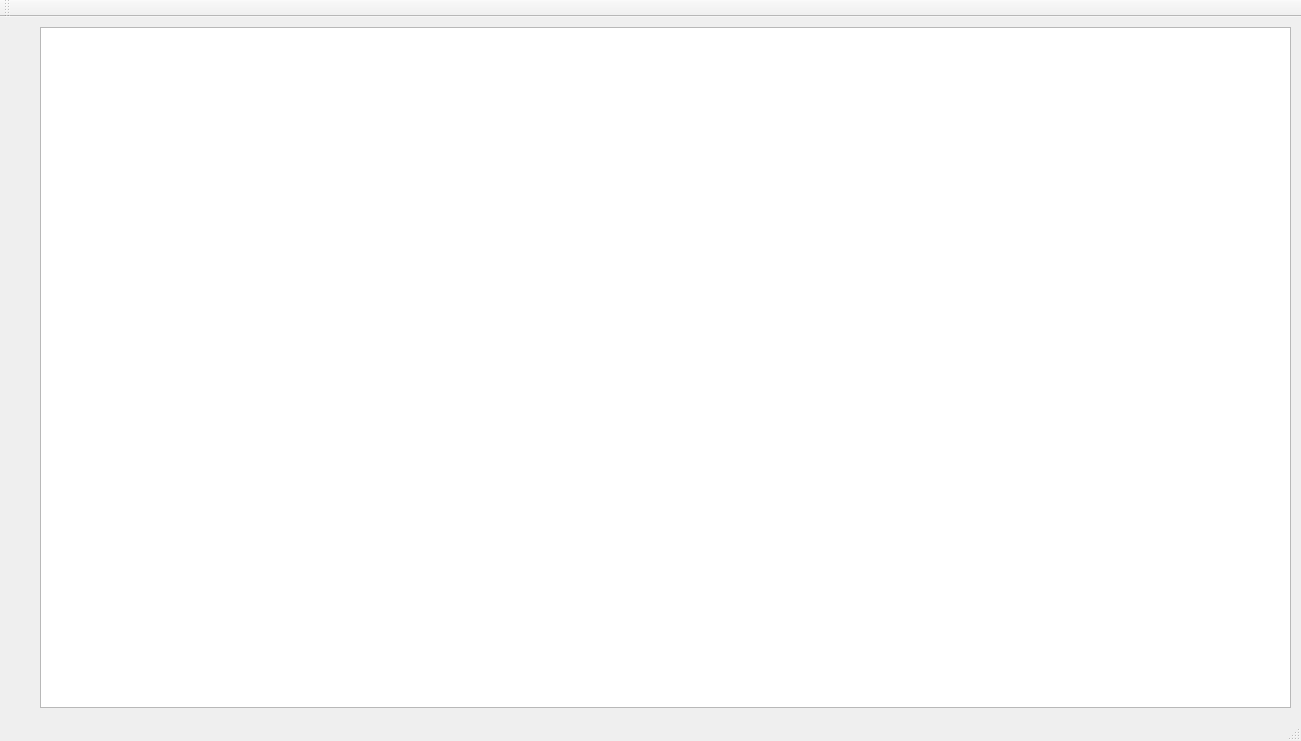
<?xml version="1.0" encoding="UTF-8"?>
<ui version="4.0">
 <class>MainWindow</class>
 <widget class="QMainWindow" name="MainWindow">
  <property name="geometry">
   <rect>
    <x>0</x>
    <y>0</y>
    <width>1301</width>
    <height>741</height>
   </rect>
  </property>
  <property name="windowTitle">
   <string>MainWindow</string>
  </property>
  <widget class="QWidget" name="centralWidget">
   <widget class="QGraphicsView" name="graphicsView">
    <property name="enabled">
     <bool>true</bool>
    </property>
    <property name="geometry">
     <rect>
      <x>40</x>
      <y>10</y>
      <width>1251</width>
      <height>681</height>
     </rect>
    </property>
    <property name="interactive">
     <bool>false</bool>
    </property>
   </widget>
  </widget>
  <widget class="QMenuBar" name="menuBar">
   <property name="geometry">
    <rect>
     <x>0</x>
     <y>0</y>
     <width>1301</width>
     <height>23</height>
    </rect>
   </property>
  </widget>
  <widget class="QToolBar" name="mainToolBar">
   <attribute name="toolBarArea">
    <enum>TopToolBarArea</enum>
   </attribute>
   <attribute name="toolBarBreak">
    <bool>false</bool>
   </attribute>
  </widget>
  <widget class="QStatusBar" name="statusBar"/>
 </widget>
 <layoutdefault spacing="6" margin="11"/>
 <resources/>
 <connections/>
</ui>
